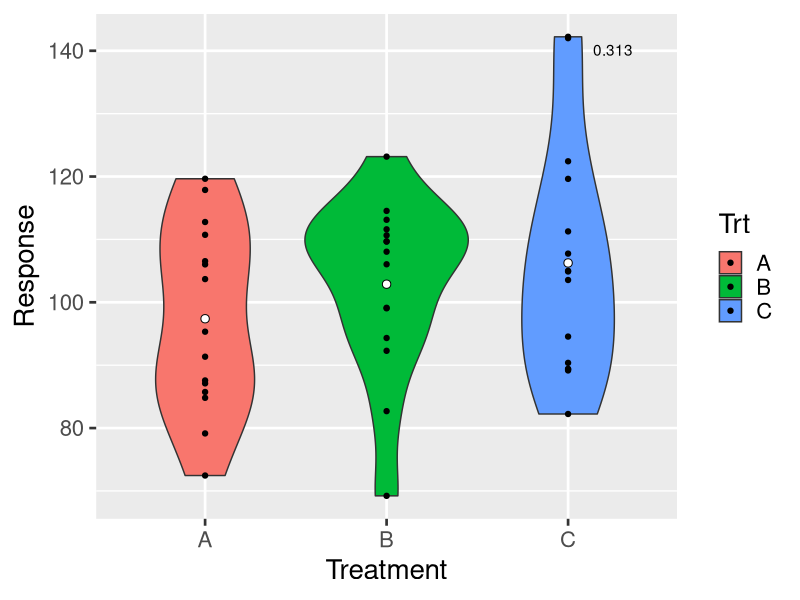
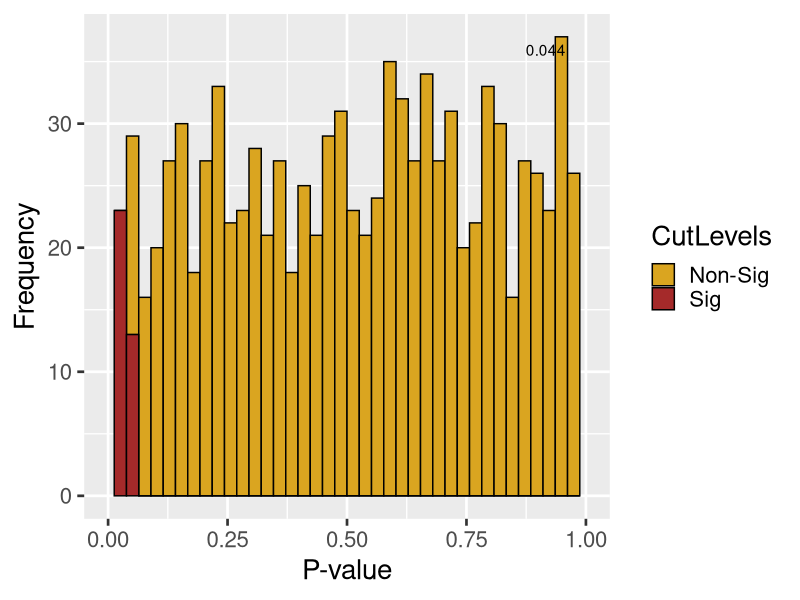

Here is the R script that generated these plots, in order:
## ----setup, include=FALSE------------------------------------------------
knitr::opts_chunk$set(echo = TRUE)

## ------------------------------------------------------------------------
# set.seed <- 57   #for repeatable results
library(ggplot2)

RanN <- 1000     # number of random data sets to create

MeanA <- 100 # mean of treatment group A
sdA <- 15    # standard deviation of treatment group A
RepA <- 15   # number of replicates of treatment group A

MeanB <- 100
sdB <- 15
RepB <- 15

MeanC <- 100
sdC <- 15
RepC <- 15

ParamList <- list(RanN=RanN,
                  MeanA=MeanA,sdA=sdA,RepA=RepA,
                  MeanB=MeanB,sdB=sdB,RepB=RepB,
                  MeanC=MeanC,sdC=sdC,RepC=RepC)


## ------------------------------------------------------------------------
##################################################
# function: DataGen
# create a single data frame
# input: parameter list 
# output: 2-column dataframe, with factor Treatment and response
#------------------------------------------------- 
DataGen <- function(ParamList) {
Trt1 <- rnorm(n=RepA,mean=MeanA,sd=sdA)
Trt2 <- rnorm(n=RepB,mean=MeanB,sd=sdB)
Trt3 <- rnorm(n=RepC,mean=MeanC,sd=sdC)
Trt <- c(rep("A",RepA),rep("B",RepB),rep("C",RepC))
z <- data.frame(Trt,Response=c(Trt1,Trt2,Trt3))
return(z)

}
##################################################


## ------------------------------------------------------------------------

##################################################
# function: GetP
# Extract p-value from one-way ANOVA
# input: one-way ANOVA data frame 
# output: p-value from parametric test of group mean differences
#------------------------------------------------- 
GetP <- function(z) {
myModel <- aov(z$Response~z$Trt)  
pVal <- summary(myModel)[[1]][1,5]
return(pVal)
}

## ------------------------------------------------------------------------
##################################################
# function: AnovaPlot
# Creates box plots with data overlays for ANOVA data
# input: 2-column long-form data frame with 1-way layout
# output: ggplot graph
#------------------------------------------------- 
AnovaPlot <- function(x) {
  
 p <- format(GetP(x),digits=3)
Fig1 <- ggplot(data=x,aes(x=Trt,y=Response,fill=Trt)) + 
  xlab("Treatment") +
    theme_gray(base_size=20)
Fig1 + geom_violin() + 
  geom_point() +
  stat_summary(fun.y=mean, geom="point",fill="white",shape=21,size=2.5) +
   annotate("text",label=p,parse=TRUE,x=Inf,y=Inf, hjust=2.1,vjust=3.5)
}
##################################################

## ------------------------------------------------------------------------

##################################################
# function: SimGen
# Simulate multiple runs of data generator and extract ANOVA pvalue for each data set
# input: parameter list 
# output: vector of p values
#------------------------------------------------- 
SimGen <- function(ParamList) {
pVec <- replicate(n=ParamList$RanN,expr=GetP(DataGen(ParamList)))

return(pVec)
}

## ------------------------------------------------------------------------

##################################################
# function: PowerTester
# calculates one-way ANOVA power for random data sets with user-defined parameters
# input: pVec, a vector of p-values from simulated data sets
# output: a histogram of p values plus the power (= proportion of replicates <= 0.05)

#------------------------------------------------- 
PowerTester <- function(v) {
 Power <- format(mean(v<=0.05),digits=3)
 CutLevels <- ifelse(v<=0.05,"Sig","Non-Sig")
 PData <- data.frame(obs=1:length(v),Pvalue=v,CutLevels)
 Fig1 <- ggplot(data=PData,aes(x=Pvalue,fill=CutLevels)) +
    theme_gray(base_size=20)
Fig1 + geom_histogram(bins=40,col=I("black")) +
                      scale_fill_manual(values=c("goldenrod","brown")) + 
                      labs(x = "P-value", y = "Frequency") + xlim(0,1) +
  annotate("text",label=Power,parse=TRUE,x=Inf,y=Inf, hjust=2.1,vjust=3.5)


}

# Typical use of code to see a sample plot and then run a replicated analysis

AnovaPlot(DataGen(ParamList))  # run a single data set and display data
PowerTester(SimGen(ParamList)) # run the power test with replication

